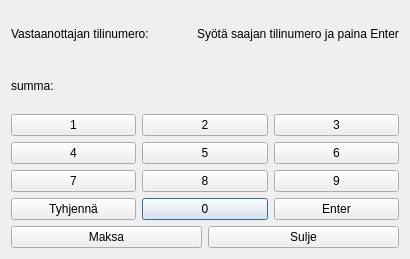
<?xml version="1.0" encoding="UTF-8"?>
<ui version="4.0">
 <class>siirto</class>
 <widget class="QDialog" name="siirto">
  <property name="windowModality">
   <enum>Qt::NonModal</enum>
  </property>
  <property name="geometry">
   <rect>
    <x>0</x>
    <y>0</y>
    <width>410</width>
    <height>259</height>
   </rect>
  </property>
  <property name="windowTitle">
   <string>Dialog</string>
  </property>
  <layout class="QHBoxLayout" name="horizontalLayout_4">
   <item>
    <layout class="QVBoxLayout" name="verticalLayout">
     <item>
      <layout class="QHBoxLayout" name="horizontalLayout">
       <property name="spacing">
        <number>1</number>
       </property>
       <property name="sizeConstraint">
        <enum>QLayout::SetMinimumSize</enum>
       </property>
       <item>
        <widget class="QLabel" name="label">
         <property name="sizePolicy">
          <sizepolicy hsizetype="Minimum" vsizetype="Minimum">
           <horstretch>0</horstretch>
           <verstretch>0</verstretch>
          </sizepolicy>
         </property>
         <property name="maximumSize">
          <size>
           <width>16777215</width>
           <height>100</height>
          </size>
         </property>
         <property name="text">
          <string>Vastaanottajan tilinumero:</string>
         </property>
        </widget>
       </item>
       <item>
        <widget class="QLabel" name="label_tilinumero">
         <property name="text">
          <string>Syötä saajan tilinumero ja paina Enter</string>
         </property>
        </widget>
       </item>
      </layout>
     </item>
     <item>
      <layout class="QHBoxLayout" name="horizontalLayout_2">
       <property name="sizeConstraint">
        <enum>QLayout::SetMaximumSize</enum>
       </property>
       <item>
        <widget class="QLabel" name="label_3">
         <property name="sizePolicy">
          <sizepolicy hsizetype="Minimum" vsizetype="Minimum">
           <horstretch>0</horstretch>
           <verstretch>0</verstretch>
          </sizepolicy>
         </property>
         <property name="text">
          <string>summa:</string>
         </property>
        </widget>
       </item>
       <item>
        <layout class="QVBoxLayout" name="verticalLayout_2">
         <item>
          <widget class="QLabel" name="label_siirto_summa">
           <property name="text">
            <string/>
           </property>
          </widget>
         </item>
        </layout>
       </item>
      </layout>
     </item>
     <item>
      <layout class="QGridLayout" name="gridLayout">
       <item row="6" column="1">
        <widget class="QPushButton" name="pushButton_0">
         <property name="text">
          <string>0</string>
         </property>
        </widget>
       </item>
       <item row="2" column="1">
        <widget class="QPushButton" name="pushButton_5">
         <property name="text">
          <string>5</string>
         </property>
        </widget>
       </item>
       <item row="5" column="0">
        <widget class="QPushButton" name="pushButton_7">
         <property name="text">
          <string>7</string>
         </property>
        </widget>
       </item>
       <item row="0" column="2">
        <widget class="QPushButton" name="pushButton_3">
         <property name="text">
          <string>3</string>
         </property>
        </widget>
       </item>
       <item row="2" column="2">
        <widget class="QPushButton" name="pushButton_6">
         <property name="text">
          <string>6</string>
         </property>
        </widget>
       </item>
       <item row="0" column="0">
        <widget class="QPushButton" name="pushButton_1">
         <property name="text">
          <string>1</string>
         </property>
        </widget>
       </item>
       <item row="5" column="2">
        <widget class="QPushButton" name="pushButton_9">
         <property name="text">
          <string>9</string>
         </property>
        </widget>
       </item>
       <item row="0" column="1">
        <widget class="QPushButton" name="pushButton_2">
         <property name="text">
          <string>2</string>
         </property>
        </widget>
       </item>
       <item row="2" column="0">
        <widget class="QPushButton" name="pushButton_4">
         <property name="text">
          <string>4</string>
         </property>
        </widget>
       </item>
       <item row="5" column="1">
        <widget class="QPushButton" name="pushButton_8">
         <property name="text">
          <string>8</string>
         </property>
        </widget>
       </item>
       <item row="6" column="2">
        <widget class="QPushButton" name="pushButton_enter">
         <property name="text">
          <string>Enter</string>
         </property>
        </widget>
       </item>
       <item row="6" column="0">
        <widget class="QPushButton" name="pushButton_backSpace">
         <property name="text">
          <string>Tyhjennä</string>
         </property>
        </widget>
       </item>
      </layout>
     </item>
     <item>
      <layout class="QHBoxLayout" name="horizontalLayout_3">
       <property name="sizeConstraint">
        <enum>QLayout::SetMinimumSize</enum>
       </property>
       <item>
        <widget class="QPushButton" name="pushButton_maksa">
         <property name="text">
          <string>Maksa</string>
         </property>
        </widget>
       </item>
       <item>
        <widget class="QPushButton" name="pushButton_suljeSiirto">
         <property name="text">
          <string>Sulje</string>
         </property>
        </widget>
       </item>
      </layout>
     </item>
    </layout>
   </item>
  </layout>
 </widget>
 <resources/>
 <connections/>
</ui>
